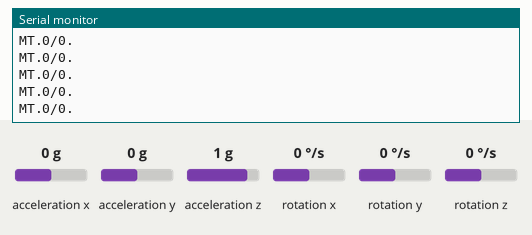
Recording of a sketch running on a simulated Arduino Uno, built with avr-gcc and run on an emulated ATmega328P. On the bench: the last lines printed to the serial monitor. Wiring (inferred from the names in the program): MPU-6050 motion sensor at I2C address 0x68. The test bench sets the inputs (shaded band); at power-on: acceleration x 0 g, acceleration y 0 g, acceleration z 1 g, rotation x 0 °/s, rotation y 0 °/s, rotation z 0 °/s.

Above: at 2.2 s.
2.3 s: acceleration x set to -1.4 g
At 3.2 s:
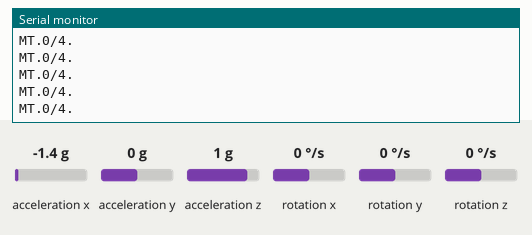
3.8 s: acceleration y set to -1.4 g
At 4.8 s:
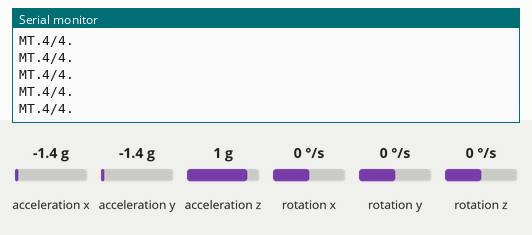
5.3 s: acceleration x set to 0.8 g
At 5.9 s:
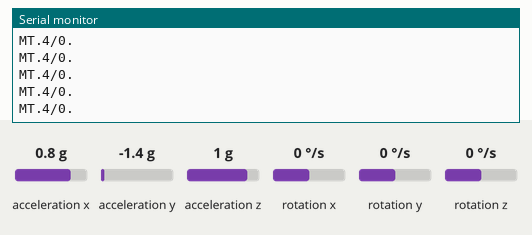
8.3 s: acceleration z set to -1.4 g
At 9.3 s:
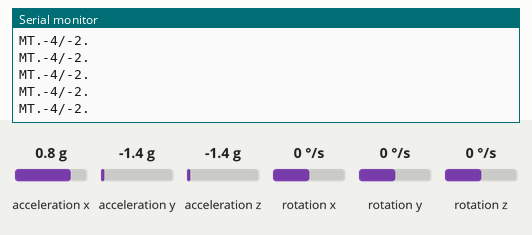
9.8 s: rotation x set to 100 °/s
At 10.6 s:
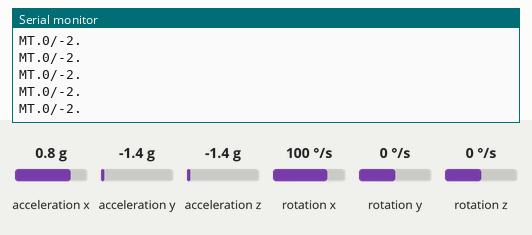
Timing chart, 0 to 12.3 s (numbered marks = the images above; inputs shaded):
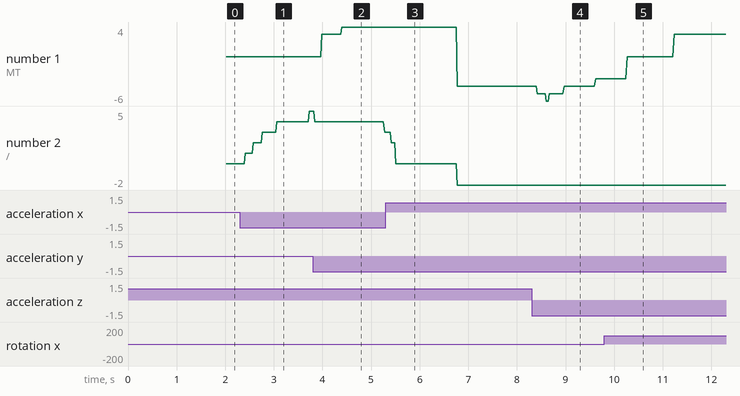

Measured:
- after the input at 2.3 s, the serial monitor: prints a new line after 0.12 s (image 1)
- after the input at 3.8 s, the serial monitor: prints a new line after 0.18 s (image 2)
- after the input at 5.3 s, the serial monitor: prints a new line after 0.12 s (image 3)
- after the input at 8.3 s, the serial monitor: prints a new line after 0.12 s (image 4)
- after the input at 9.8 s, the serial monitor: prints a new line after 0.46 s (image 5)
- plotted number 1: 4 → -4 after the input at 5.3 s, -4 → -3 after the input at 8.3 s, -3 → 3 after the input at 9.8 s
- plotted number 2: 0 → 5 after the input at 2.3 s, 3 → -2 after the input at 5.3 s

The sketch:

AirMouse_transfer_module.ino
```cpp
#include<Wire.h>
#include<Math.h>

//mpu 6050 함수 정의============================
float dt;
const int MPU_addr = 0x68; // mpu address
int16_t AcX, AcY, AcZ, Tmp, GyX, GyY, GyZ;
float accel_angle_x, accel_angle_y, accel_angle_z;
float gyro_angle_x, gyro_angle_y, gyro_angle_z;
float filtered_angle_x, filtered_angle_y, filtered_angle_z;

//variable fix value
float baseAcX, baseAcY, baseAcZ;
float baseGyX, baseGyY, baseGyZ;

//time variable
unsigned long t_now;
unsigned long t_prev;

float gyro_x, gyro_y, gyro_z;

//variable for hand action
float VX,VY,VZ; // angle velocity

//variable for snap (swipe)
bool up_sign, down_sign, left_sign, right_sign;
bool up_sign_past, down_sign_past, left_sign_past, right_sign_past;
int snap_timer;
int snap_terminal;

//variable for reset
int  reset_gyro_timer;

//varialbe for mouse point, type casting
int  IX;
int  IY;
int  IC=0; // for sending rate

bool  change_dir;
int  change_dir_timer;
int  change_dir_terminal;

//mpu 설정===================================
void initMPU6050(){
  Wire.begin();
  Wire.beginTransmission(MPU_addr);
  Wire.write(0x6B);
  Wire.write(0);
  Wire.endTransmission(true);
}

void calibAccelGyro(){
  float sumAcX = 0;
  float sumAcY = 0;
  float sumAcZ = 0;
  float sumGyX = 0;
  float sumGyY = 0;
  float sumGyZ = 0;

  readAccelGyro();

  for(int i = 0; i<10; i++){
    readAccelGyro();

    sumAcX += AcX, sumAcY += AcY, sumAcZ += AcZ;
    sumGyX += GyX, sumGyY += GyY, sumGyZ += GyZ;

    delay(100);
  }

  baseAcX = sumAcX / 10;
  baseAcY = sumAcY / 10;
  baseAcZ = sumAcZ / 10;

  baseGyX = sumGyX / 10;
  baseGyY = sumGyY / 10;
  baseGyZ = sumGyZ / 10;
}

void initDT(){
  t_prev = micros();
}

void readAccelGyro(){
  Wire.beginTransmission(MPU_addr);
  Wire.write(0x3B);
  Wire.endTransmission(false);
  Wire.requestFrom(MPU_addr, 14, true);

  AcX = Wire.read() << 8|Wire.read();
  AcY = Wire.read() << 8|Wire.read();
  AcZ = Wire.read() << 8|Wire.read();
  Tmp = Wire.read() << 8|Wire.read();
  GyX = Wire.read() << 8|Wire.read();
  GyY = Wire.read() << 8|Wire.read();
  GyZ = Wire.read() << 8|Wire.read();
}

void calcDT(){
  t_now = micros();
  dt = (t_now - t_prev) / 1000000.0;
  t_prev = t_now;
}

void HandAction(){ // right hand

// ================ tilted angle need at least 20 degree. From here, the code will check which hand action you do. ================
// VX, VY save mouse point moving (delta)
// two types of snap flag ( ex : up_snap, up_snap_past ) can figure out your current hand snap action to keyboard::Arrows

if(filtered_angle_y > 20) // when tilted down
{
  down_sign = true;
  if( filtered_angle_x > 10 )//|| (filtered_angle_z > 20) ) // left down on computer monitor
  {
    VX = -sqrt( pow(filtered_angle_x , 2) + 4*pow( (90-abs(filtered_angle_z)) , 2) );//1
    VY = filtered_angle_y;
  }
  else if ( filtered_angle_x < -10 )//|| (filtered_angle_z < -20) ) // right down on computer monitor
  {
    VX = sqrt( pow(filtered_angle_x , 2) + 4*pow( (90-abs(filtered_angle_z)) , 2) );
    VY = filtered_angle_y;
  }
  else
  {
    VY = filtered_angle_y;
    VX = 0;
  }
}

else if(filtered_angle_y < -20) // when tilted up
{
  up_sign = true;
  if( filtered_angle_x < -10 ) //|| (filtered_angle_z > 20) ) // left up on computer monitor
  {
    VX = -sqrt( pow(filtered_angle_x , 2) + 4*pow( (90-abs(filtered_angle_z)) , 2) );
    VY = filtered_angle_y;
  }
  else if ( filtered_angle_x > 10 ) //|| (filtered_angle_z < -20) ) // right up on computer monitor
  {
    VX = sqrt( pow(filtered_angle_x , 2) + 4*pow( (90-abs(filtered_angle_z)) , 2) );
    VY = filtered_angle_y;
  }
  else
  {
    VY = filtered_angle_y;
    VX = 0;
  }
}

else
{
  up_sign = false;
  down_sign = false;
  VY = 0;
}

if ( filtered_angle_z > 100 ) // move to left
{
  VX = -sqrt( pow(filtered_angle_x , 2) + 4*pow( 90-abs(filtered_angle_z) , 2) );
  VY = filtered_angle_y;
}
else if ( (filtered_angle_z < 80) && (filtered_angle_z > 50) ) // move to right
{
  VX = sqrt( pow(filtered_angle_x , 2) + 4*pow( 90-abs(filtered_angle_z) , 2) );
  VY = filtered_angle_y;
}
else { }//VX = 0; }

if( (filtered_angle_y < 50) || (filtered_angle_y > -50) )
{
  if( abs(VX) < 80 ) VX = 0;
}

// when tilted side. codes in below only check hand swing
if ( (filtered_angle_x > 37) )
{
  if (filtered_angle_y > 20) // (down_sign == true)
  {
    left_sign = true;
    down_sign = false;
    right_sign = false;
  }
  else if (filtered_angle_y < -20) // (up_sign == true)
  {
    right_sign = true;
    up_sign = false;
    left_sign = false;
  }
  else
  {
    right_sign = false;
    left_sign = false;
  }
}
else
{
  right_sign = false;
  left_sign = false;
}

//1. flag update set;
  up_sign_past=up_sign;
  down_sign_past=down_sign;
  left_sign_past=left_sign;
  right_sign_past=right_sign;

//2. sending Mouse point
  IX = ((int)VX)/30;
  IY = ((int)VY)/10;
  //if(NowState == 1)
  //{
      //String newValue2 = "MT."+ (String)IX + "/" + (String)IY +".\n";  // sending mouse pointer!
      //pRemoteCharacteristic->writeValue(newValue2.c_str(), newValue2.length());
      Serial.println("MT."+(String)IX+"/"+(String)IY+".\n");
  //}

}


void InitHandAction(){ // when it start
  up_sign=false;
  down_sign=false;
  left_sign=false;
  right_sign=false;
  up_sign_past=false;
  down_sign_past=false;
  left_sign_past=false;
  right_sign_past=false;
  VX=0;
  VY=0;
  VZ=0;
  snap_timer = 0;
  snap_terminal = 50; // 50ms. to prevent double check, waiting for 0.05 second.
  reset_gyro_timer = 0;
  IC=0;
  change_dir = false;
  change_dir_timer = 0;
  change_dir_terminal = 50;
  filtered_angle_z = 90;
}

void UpdateHandAction(){ // when Restandard
  up_sign=false;
  down_sign=false;
  left_sign=false;
  right_sign=false;
  up_sign_past=false;
  down_sign_past=false;
  left_sign_past=false;
  right_sign_past=false;
  VX=0;
  VY=0;
  VZ=0;
  snap_timer = millis();
  snap_terminal = 50; // 50ms. to prevent double check, waiting for 0.05 second.
  reset_gyro_timer = 0;
  IC=0;
  change_dir_timer = millis();
  change_dir_terminal = 50; // 50ms. to prevent double check, waiting for 0.05 second.
}

void calcAccelYPR(){
  float accel_x, accel_y, accel_z;
  float accel_xz, accel_yz, accel_xy;
  const float RADIANS_TO_DEGREES = 180/3.14159;

  accel_x = AcX - baseAcX;
  accel_y = AcY - baseAcY;
  accel_z = AcZ + (16384 - baseAcZ);

  accel_yz = sqrt(pow(accel_y , 2) + pow(accel_z,2));
  accel_angle_y = atan(-accel_x / accel_yz) * RADIANS_TO_DEGREES;

  accel_xz = sqrt(pow(accel_x , 2) + pow(accel_z,2));
  accel_angle_x = atan(accel_y / accel_xz) * RADIANS_TO_DEGREES;

  accel_xy = sqrt(pow(accel_x , 2) + pow(accel_y,2));
  accel_angle_z = atan(accel_z/ accel_xy) * RADIANS_TO_DEGREES;
 //advisable code. but it cause infinity. We can`t use this method.

 // accel_angle_z = 0;

}

void calcGyroYPR(){
  const float GYROXYZ_TO_DEGREES_PER_SEC = 131;

  gyro_x = (GyX - baseGyX)/GYROXYZ_TO_DEGREES_PER_SEC;
  gyro_y = (GyY - baseGyY)/GYROXYZ_TO_DEGREES_PER_SEC;
  gyro_z = (GyZ - baseGyZ)/GYROXYZ_TO_DEGREES_PER_SEC;

  gyro_angle_x += gyro_x *dt;
  gyro_angle_y += gyro_y *dt;
  gyro_angle_z += gyro_z *dt;
}

float temp_base;
bool temp_flag;
float new_filtered_z;

void calcFilteredYPR(){
  const float ALPHA = 0.96;
  float tmp_angle_x, tmp_angle_y, tmp_angle_z;

  tmp_angle_x = filtered_angle_x + gyro_x * dt;
  tmp_angle_y = filtered_angle_y + gyro_y * dt;
  tmp_angle_z = filtered_angle_z + gyro_z * dt;

  filtered_angle_x = ALPHA * tmp_angle_x + (1.0-ALPHA) * accel_angle_x;
  filtered_angle_y = ALPHA * tmp_angle_y + (1.0-ALPHA) * accel_angle_y;
  filtered_angle_z = ALPHA * tmp_angle_z + (1.0-ALPHA) * accel_angle_z; // advisable code but it dosen`t work
  //filtered_angle_z = tmp_angle_z; // z is floating in here

  if((temp_flag == false)) // 1000ms 동안 세팅되도록 놔둔다.
  {
    for(int i = 0; i<10; i++)
    {
      temp_base += filtered_angle_z;
      delay(100);
    }
    temp_flag = true;
    temp_base = temp_base/10;
  }

  else if(temp_flag == true)
  {
    filtered_angle_z = filtered_angle_z;//+0.01;
    new_filtered_z += filtered_angle_z - temp_base;
  }
}

bool timer(int StandardTime, int Terminal_time ){
  int now_time;
  now_time=millis();
  if( (now_time-StandardTime) > Terminal_time ){ // if it reached Terminal time
    return true;
  }
  else{
    return false;
  }
}

//setup=======================================
void setup() {
  Serial.begin(115200);
  Serial.println("ESP32 Analog IN Test");
  //pinMode(2,INPUT_PULLUP);
  //put your setup code here, to run once:
  initMPU6050();
  Serial.begin(115200);
  calibAccelGyro();
  initDT();
  //accelNoiseTest();

  InitHandAction();
  temp_flag = false;
}


void loop() {

    readAccelGyro();
    calcDT();

    calcAccelYPR();
    calcGyroYPR();
    calcFilteredYPR();

    HandAction();

    //Serial.println(new_filtered_z);

    //Serial.println(filtered_angle_z);
  delay(20);
}
```
